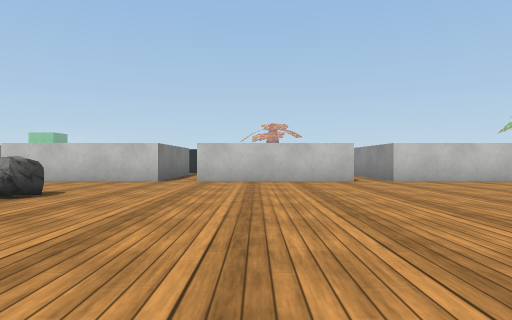
View 1 (above)

24 first-person views from a walk through a Unity game level. The camera is 0.55 m above the floor, looks level and sees 75° across. The floor is counted in squares, 1 m on a side. Each view is taken from the middle of a square. On the plan, view 1 faces up. The plan holds only what a view shows up to about 9 squares ahead; the rest is blank. The place goes on beyond the plan. Some animated figures are left out. Some surface patterns are stand-ins.

View 2
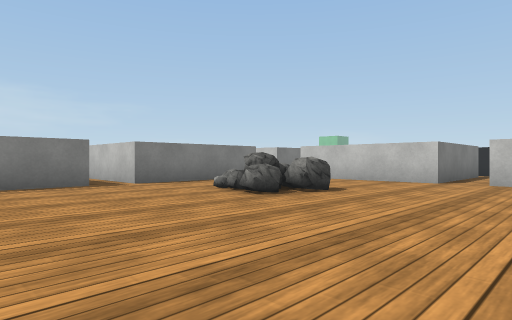

View 3
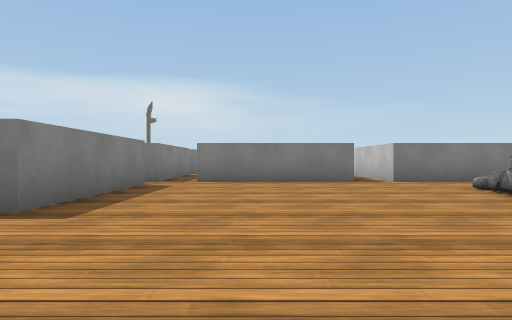

View 4
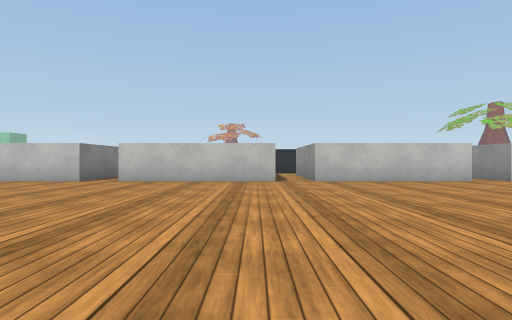

View 5
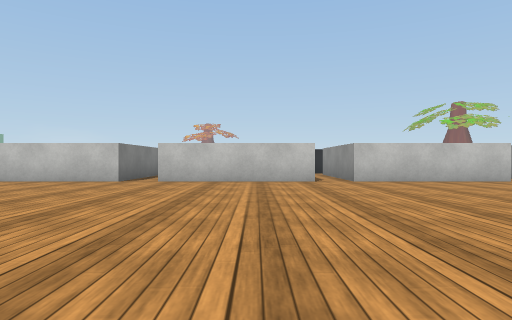

View 6
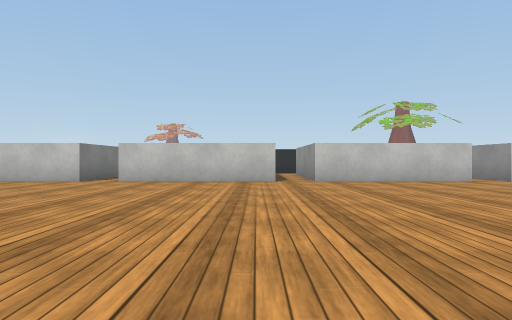

View 7
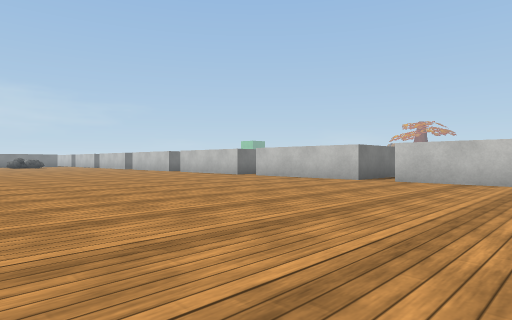

View 8
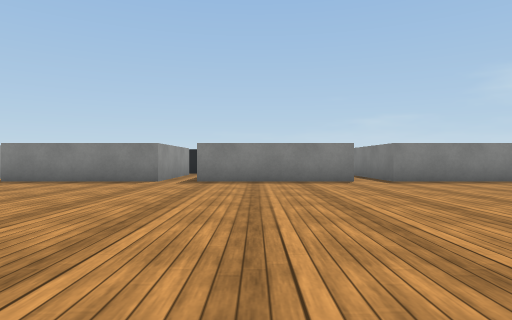

View 9
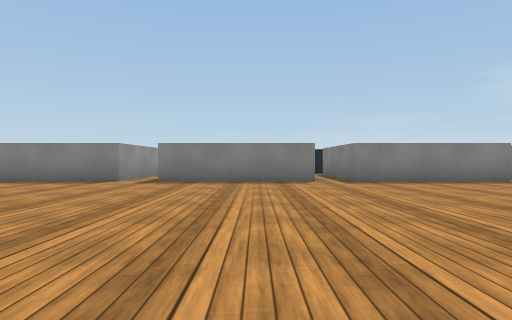

View 10
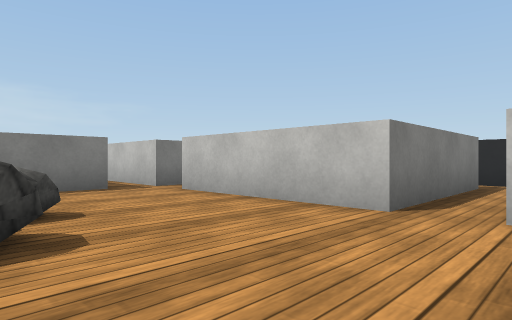

View 11
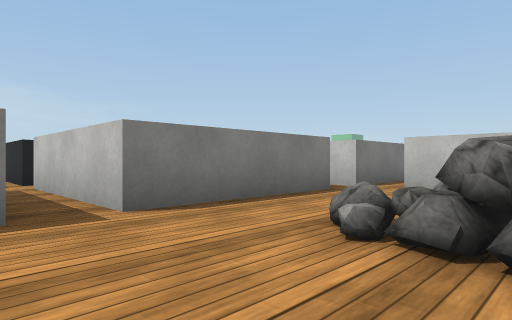

View 12
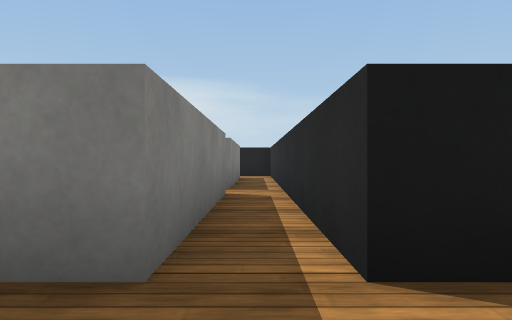

View 13
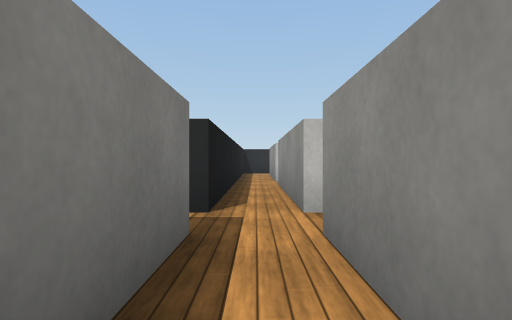

View 14
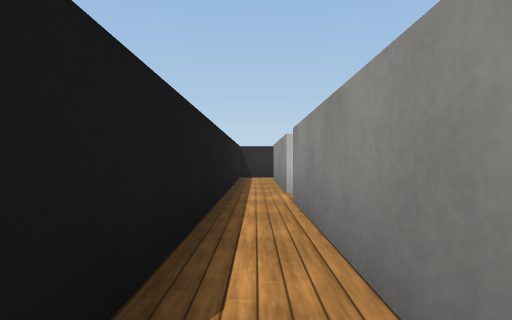

View 15
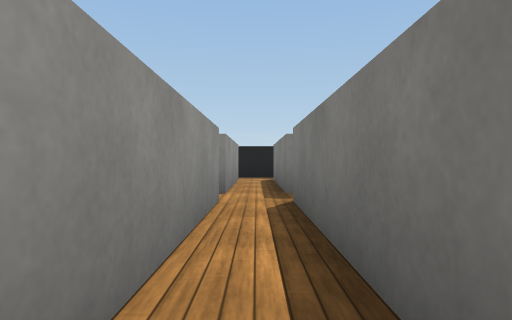

View 16
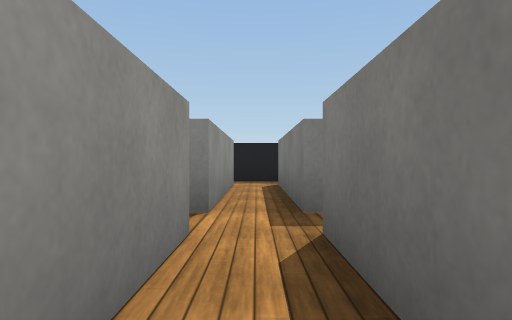

View 17
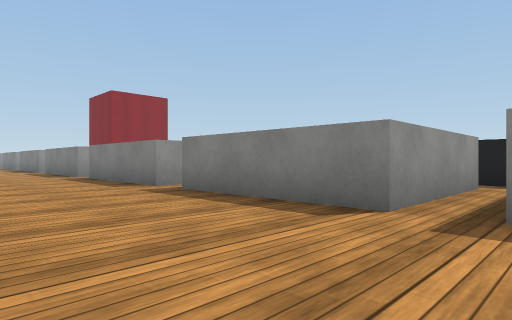

View 18
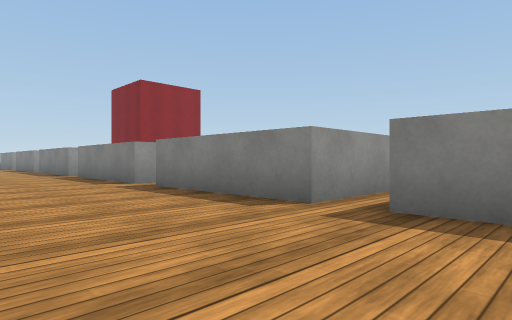

View 19
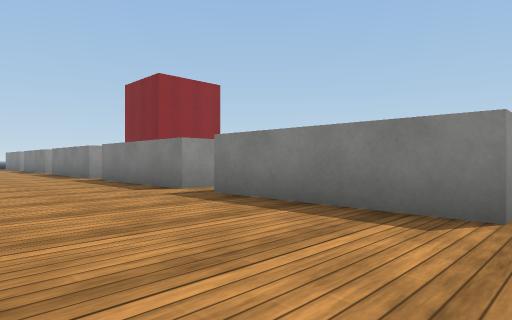

View 20
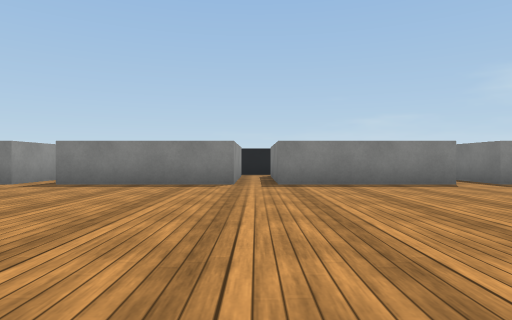

View 21
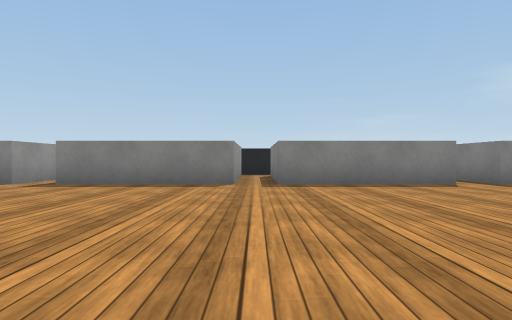

View 22
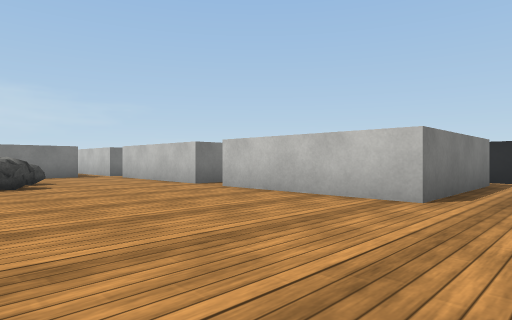

View 23
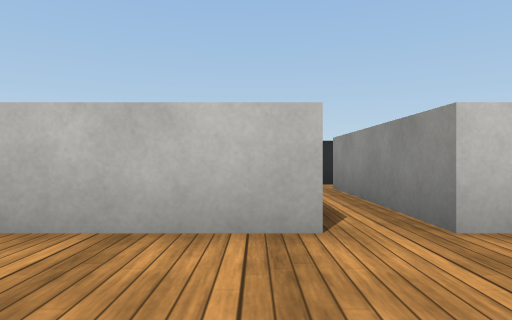

View 24
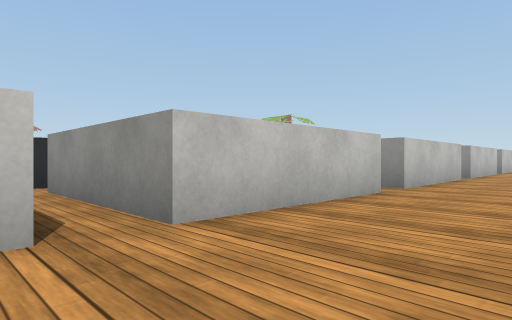

### Floor plan
Ten units are one square. View 1 is at (0, 0); x grows to the right and y downward. Boxes are objects, and circles mark ways between rooms. Rooms are numbered by the first view taken in them; rooms with no view inside come last. Other rooms are left out.
<svg viewBox="-130 -95 360 145">
<path fill="none" stroke="#000" d="M75 -85 35 -85M25 -85 -15 -85M85 45 85 25 125 25 125 38M35 39 35 25 75 25 75 40M125 -85 85 -85M135 45 135 25 175 25M-16 25 25 25 25 38M-25 -85 -65 -85M175 -85 135 -85M185 40 185 25 222 25M-75 -26 -75 15M-65 25 -25 25 -25 40M-75 -75 -75 -35M225 -85 185 -85M-125 -25 -125 15M-75 -35 -115 -35M-115 15 -115 -25M-125 -84 -125 -35M-75 -85 -115 -85M-115 -35 -115 -75"/>
<rect x="-55" y="-65" width="30" height="30" fill="#bbb"><title>bonfire</title></rect>
<circle cx="-80" cy="-30" r="3" fill="#2a7"/>
<circle cx="-80" cy="-80" r="3" fill="#2a7"/>
<circle cx="-120" cy="-40" r="3" fill="#2a7"/>
<text x="70" y="-30">1</text>
<text x="-110" y="-30">2</text>
<text x="-110" y="-80">3</text>
</svg>
Room 1 opens to room 2. Room 1 opens to room 3. Room 2 opens to room 3.

Where each view was taken, in squares from view 1:
view 1: 0 up, 0 right, facing up
view 2: 0 up, 0 right, facing up-left
view 3: 0 up, 1 right, facing left
view 4: 0 up, 7 right, facing up
view 5: 0 up, 11 right, facing up
view 6: 0 up, 17 right, facing up
view 7: 0 up, 22 right, facing up-left
view 8: 6 up, 1 right, facing down
view 9: 6 up, 5 right, facing down
view 10: 5 up, 1 left, facing up-left
view 11: 2 up, 4 left, facing up-left
view 12: 3 up, 11 left, facing left
view 13: 0 up, 12 left, facing up
view 14: 3 up, 12 left, facing up
view 15: 3 up, 12 left, facing down
view 16: 1 up, 12 left, facing down
view 17: 1 up, 7 right, facing down-right
view 18: 1 up, 11 right, facing down-right
view 19: 1 up, 13 right, facing down-right
view 20: 5 up, 13 right, facing down
view 21: 5 up, 3 right, facing down
view 22: 4 up, 4 right, facing up-left
view 23: 6 up, 2 right, facing up
view 24: 6 up, 3 left, facing up-right
